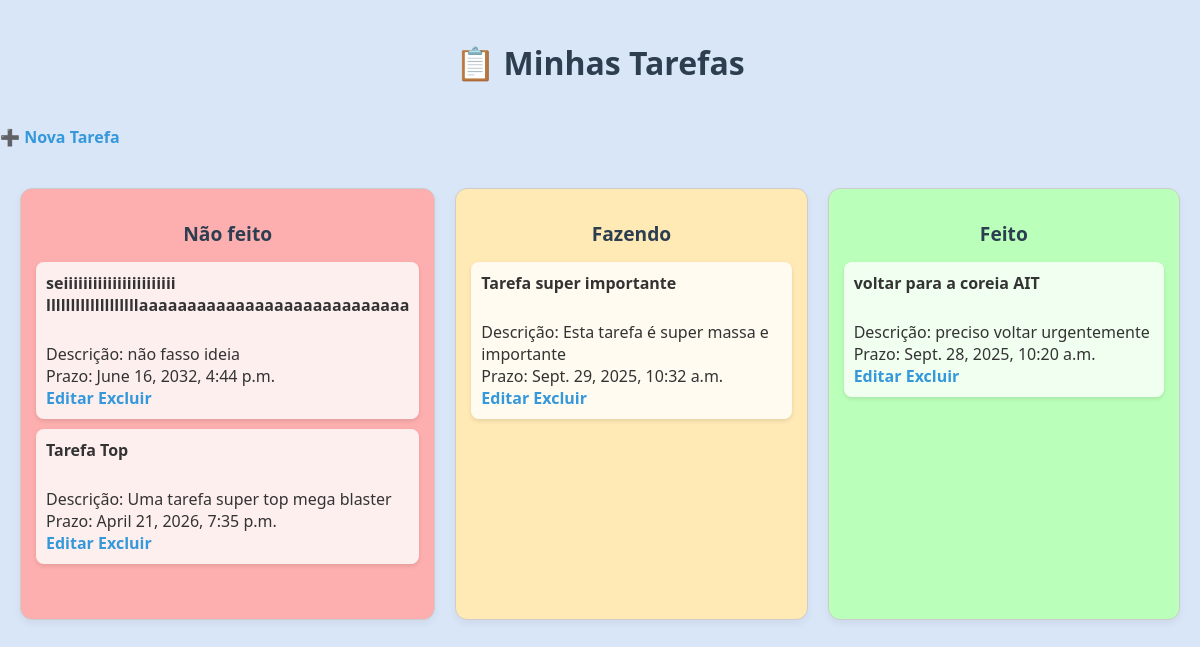
The page / on the database its author committed.
### tasks/models.py (models this page shows, shortened)
class Task(models.Model):
    status_escolhas = [
                    ('N_FEITO', 'Não feito'),
                       ('FAZENDO', 'Fazendo'),
                       ('FEITO',' Feito'),
                       ]
    title = models.CharField(max_length=200)
    descricao = models.TextField()
    prazo = models.DateTimeField()
    status = models.CharField(
        max_length = 15,
        choices = status_escolhas,
        default ='N_FEITO')

### tasks/views.py (the view)
# urls.py: path('', views.lista, name='lista_de_tarefas'),
def lista(request): #lista_de_tarefas.html
    tarefas = Task.objects.all()
    return render(request, "lista_de_tarefas.html", {"tasks": tarefas})

### tasks/templates/lista_de_tarefas.html (shortened to what this page needs)
<!DOCTYPE html>
<html lang="pt-br">
<head>
</head>
<body>
    <h1>📋 Minhas Tarefas</h1>
    <a href="{% url 'form_add' %}">➕ Nova Tarefa</a>
    <div class="container">
        <div class="coluna">
            <h2>Não feito</h2>
            <ul>
                {% for task in tasks %}
                    {% if task.status == "N_FEITO" %}
                        <li>
                            <strong>{{ task.title }}</strong><br>
                            Descrição: {{ task.descricao }}<br>
                            Prazo: {{ task.prazo }}<br>
                            <a href="{% url 'update' task.pk %}">Editar</a>
                            <a href="{% url 'delete' task.pk %}">Excluir</a>
                        </li>
                    {% endif %}
                {% empty %}
                    <li>Nenhuma tarefa.</li>
                {% endfor %}
            </ul>
        </div>
        <div class="coluna">
            <h2>Fazendo</h2>
            <ul>
                {% for task in tasks %}
                    {% if task.status == "FAZENDO" %}
                        <li>
                            <strong>{{ task.title }}</strong><br>
                            Descrição: {{ task.descricao }}<br>
                            Prazo: {{ task.prazo }}<br>
                            <a href="{% url 'update' task.pk %}">Editar</a>
                            <a href="{% url 'delete' task.pk %}">Excluir</a>
                        </li>
                    {% endif %}
                {% empty %}
                    <li>Nenhuma tarefa.</li>
                {% endfor %}
            </ul>
        </div>
        <div class="coluna">
            <h2>Feito</h2>
            <ul>
                {% for task in tasks %}
                    {% if task.status == "FEITO" %}
                        <li>
                            <strong>{{ task.title }}</strong><br>
                            Descrição: {{ task.descricao }}<br>
                            Prazo: {{ task.prazo }}<br>
                            <a href="{% url 'update' task.pk %}">Editar</a>
                            <a href="{% url 'delete' task.pk %}">Excluir</a>
                        </li>
                    {% endif %}
                {% empty %}
                    <li>Nenhuma tarefa.</li>
                {% endfor %}
            </ul>
        </div>
    </div>
</body>
</html>

### tasks/templates/lista_de_tarefas.html (style rules this page uses)
.container { display: flex; justify-content: space-between; gap: 20px; margin-top: 20px; }
.coluna { flex: 1; border: 1px solid #ccc; padding: 10px; border-radius: 8px; background-color: #f9f9f9; word-wrap: break-word; overflow-wrap: break-word; }
.coluna h2 { text-align: center; }
.coluna ul { list-style: none; padding: 0; }
.coluna li { margin-bottom: 10px; padding: 5px; background: #fff; border-radius: 4px; box-shadow: 0 1px 2px rgba(0,0,0,0.1); }

### rows shown on the page
Task: title "seiiiiiiiiiiiiiiiiiiiiiii lllllllllllllllllllaaaaaaaaaaaaaaaaaaaaaaaaaaaa", descricao "não fasso ideia", prazo "June 16, 2032, 4:44 p.m."
Task: title "Tarefa Top", descricao "Uma tarefa super top mega blaster", prazo "April 21, 2026, 7:35 p.m."
Task: title "Tarefa super importante", descricao "Esta tarefa é super massa e importante", prazo "Sept. 29, 2025, 10:32 a.m."
Task: title "voltar para a coreia AIT", descricao "preciso voltar urgentemente", prazo "Sept. 28, 2025, 10:20 a.m."
